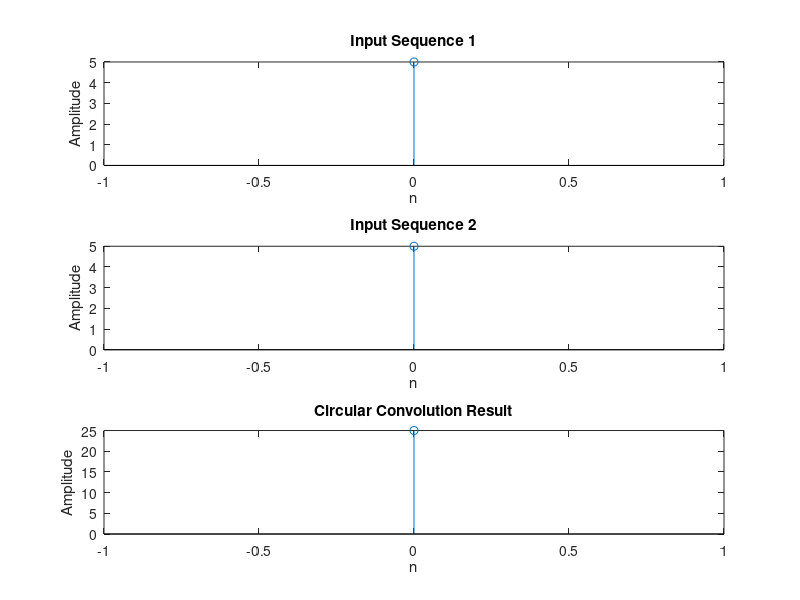

MATLAB code for this plot:
% Circular Convolution: Perform circular convolution of two sequences

% Input Sequences
x1 = input("Enter the first sequence: ");
x2 = input("Enter the second sequence: ");

% Calculate lengths of input sequences
l1 = length(x1);
l2 = length(x2);

% Determine the length of the result sequence
n1 = max(l1, l2);
l = l1 - l2;

% Zero-pad the shorter sequence to make both sequences of equal length
if l >= 0
    x2 = [x2, zeros(1, l)];
else
    x1 = [x1, zeros(1, -l)];
end

% Initialize the result sequence
y = zeros(1, n1);

% Perform Circular Convolution
for n = 1:n1
    % Initialize the convolution result at index n
    y(n) = 0;

    for i = 1:n1
        % Calculate the circular index j
        j = n - i + 1;
        
        % Adjust j to handle circular convolution
        if j <= 0
            j = n1 + j;
        end

        % Accumulate the convolution result
        y(n) = y(n) + x1(i) * x2(j);
    end
end

% Display the Circular Convolution Result
disp("Circular Convolution Result:");
disp(y);

% Plot the Input Sequences and Circular Convolution Result
figure;

subplot(3, 1, 1);
stem(0:n1-1, x1);
title('Input Sequence 1');
xlabel('n');
ylabel('Amplitude');

subplot(3, 1, 2);
stem(0:n1-1, x2);
title('Input Sequence 2');
xlabel('n');
ylabel('Amplitude');

subplot(3, 1, 3);
stem(0:n1-1, y);
title('Circular Convolution Result');
xlabel('n');
ylabel('Amplitude');
